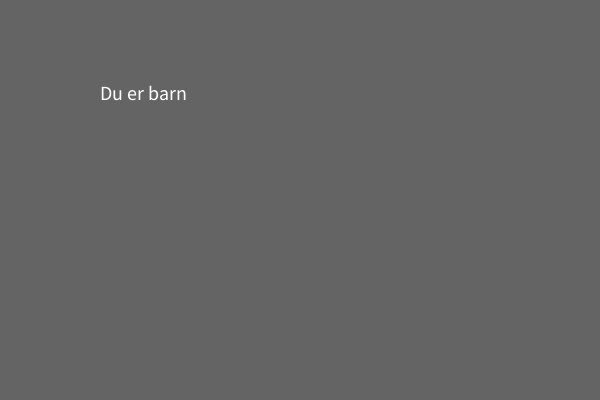
Frame 1 (no input)
Frame 60 (the mouse pressed at the canvas centre just before this capture): identical to frame 1, image omitted
Frame 120 (the mouse held since frame 60 and released just before this capture): identical to frame 1, image omitted

The Processing sketch that drew this single still picture (run headless with seeded random() and noise(); from frame 60 on, the mouse is pressed at the canvas centre):

// Processing sketch: some_from_leksion
// ── some_from_leksion.pde
int alder = 17;
void setup(){
    size(600, 400);
}
void draw(){
    background(100);
    if (alder >= 18) {
        textSize(20);
        text("Du er voksen", 100, 100);
    } else {
        textSize(20);
        text("Du er barn", 100, 100);
    }
}
